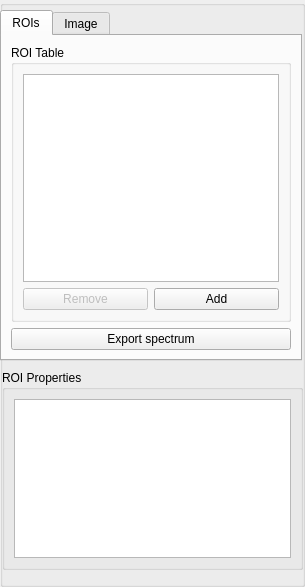
<?xml version="1.0" encoding="UTF-8"?>
<ui version="4.0">
 <class>RoiFormGroupBox</class>
 <widget class="QGroupBox" name="RoiFormGroupBox">
  <property name="geometry">
   <rect>
    <x>0</x>
    <y>0</y>
    <width>305</width>
    <height>587</height>
   </rect>
  </property>
  <property name="sizePolicy">
   <sizepolicy hsizetype="Preferred" vsizetype="MinimumExpanding">
    <horstretch>0</horstretch>
    <verstretch>0</verstretch>
   </sizepolicy>
  </property>
  <property name="windowTitle">
   <string notr="true">GroupBox</string>
  </property>
  <property name="toolTip">
   <string notr="true"/>
  </property>
  <property name="statusTip">
   <string notr="true"/>
  </property>
  <property name="whatsThis">
   <string notr="true"/>
  </property>
  <property name="title">
   <string notr="true"/>
  </property>
  <widget class="QTabWidget" name="ExportTabs">
   <property name="geometry">
    <rect>
     <x>0</x>
     <y>10</y>
     <width>302</width>
     <height>351</height>
    </rect>
   </property>
   <property name="currentIndex">
    <number>0</number>
   </property>
   <widget class="QWidget" name="ROITab">
    <attribute name="title">
     <string>ROIs</string>
    </attribute>
    <layout class="QVBoxLayout" name="verticalLayout_4">
     <item>
      <widget class="QGroupBox" name="roiTableGroupBox">
       <property name="title">
        <string>ROI Table</string>
       </property>
       <property name="flat">
        <bool>false</bool>
       </property>
       <property name="checkable">
        <bool>false</bool>
       </property>
       <layout class="QVBoxLayout" name="verticalLayout_5">
        <item>
         <widget class="RemovableRowTableView" name="ROITableView">
          <attribute name="horizontalHeaderHighlightSections">
           <bool>true</bool>
          </attribute>
          <attribute name="verticalHeaderVisible">
           <bool>false</bool>
          </attribute>
         </widget>
        </item>
        <item>
         <layout class="QGridLayout" name="ROIAddRemoveGridLayout">
          <item row="0" column="1">
           <widget class="QPushButton" name="AddROIButton">
            <property name="toolTip">
             <string>&lt;html&gt;&lt;head/&gt;&lt;body&gt;&lt;p&gt;Adds a new row to the table.&lt;/p&gt;&lt;p&gt;Slice index defaults to the current preview slice index.&lt;/p&gt;&lt;/body&gt;&lt;/html&gt;</string>
            </property>
            <property name="text">
             <string>Add</string>
            </property>
           </widget>
          </item>
          <item row="0" column="0">
           <widget class="QPushButton" name="RemoveROIButton">
            <property name="enabled">
             <bool>false</bool>
            </property>
            <property name="toolTip">
             <string>&lt;html&gt;&lt;head/&gt;&lt;body&gt;&lt;p&gt;Removes the selected row from the table.&lt;/p&gt;&lt;/body&gt;&lt;/html&gt;</string>
            </property>
            <property name="text">
             <string>Remove</string>
            </property>
           </widget>
          </item>
         </layout>
        </item>
       </layout>
      </widget>
     </item>
     <item>
      <widget class="QPushButton" name="ExportButton">
       <property name="sizePolicy">
        <sizepolicy hsizetype="Minimum" vsizetype="Fixed">
         <horstretch>0</horstretch>
         <verstretch>0</verstretch>
        </sizepolicy>
       </property>
       <property name="minimumSize">
        <size>
         <width>0</width>
         <height>0</height>
        </size>
       </property>
       <property name="text">
        <string>Export spectrum</string>
       </property>
      </widget>
     </item>
    </layout>
   </widget>
   <widget class="QWidget" name="ImageTab">
    <attribute name="title">
     <string>Image</string>
    </attribute>
    <layout class="QVBoxLayout" name="verticalLayout_6">
     <item>
      <widget class="QLabel" name="OutputModeLabel">
       <property name="text">
        <string>Output Mode</string>
       </property>
      </widget>
     </item>
     <item>
      <widget class="QComboBox" name="ImageOutputModeComboBox">
       <item>
        <property name="text">
         <string>Single Spectrum</string>
        </property>
       </item>
       <item>
        <property name="text">
         <string>2D Binned</string>
        </property>
       </item>
      </widget>
     </item>
     <item>
      <widget class="QLabel" name="ErrorModeLabel">
       <property name="text">
        <string>Error Mode</string>
       </property>
      </widget>
     </item>
     <item>
      <widget class="QComboBox" name="TransmissionErrorModeComboBox">
       <item>
        <property name="text">
         <string>Standard Deviation</string>
        </property>
       </item>
       <item>
        <property name="text">
         <string>Propagated</string>
        </property>
       </item>
      </widget>
     </item>
     <item>
      <widget class="QLabel" name="BinSizeLabel">
       <property name="text">
        <string>Bin Size</string>
       </property>
      </widget>
     </item>
     <item>
      <widget class="QSpinBox" name="BinSizeSpinBox">
       <property name="minimum">
        <number>1</number>
       </property>
       <property name="maximum">
        <number>1000</number>
       </property>
       <property name="value">
        <number>10</number>
       </property>
      </widget>
     </item>
     <item>
      <widget class="QLabel" name="BinStepLabel">
       <property name="text">
        <string>Bin Step</string>
       </property>
      </widget>
     </item>
     <item>
      <widget class="QSpinBox" name="BinStepSpinBox">
       <property name="minimum">
        <number>1</number>
       </property>
       <property name="maximum">
        <number>1000</number>
       </property>
      </widget>
     </item>
     <item>
      <spacer name="BinSteptoExportRitsVerticalSpacer">
       <property name="orientation">
        <enum>Qt::Vertical</enum>
       </property>
       <property name="sizeHint" stdset="0">
        <size>
         <width>20</width>
         <height>40</height>
        </size>
       </property>
      </spacer>
     </item>
     <item>
      <widget class="QPushButton" name="ExportRITSButton">
       <property name="text">
        <string>Export to RITS</string>
       </property>
      </widget>
     </item>
    </layout>
   </widget>
  </widget>
  <widget class="QGroupBox" name="roiPropertiesGroupBox">
   <property name="geometry">
    <rect>
     <x>2</x>
     <y>370</y>
     <width>301</width>
     <height>200</height>
    </rect>
   </property>
   <property name="sizePolicy">
    <sizepolicy hsizetype="Expanding" vsizetype="Expanding">
     <horstretch>0</horstretch>
     <verstretch>0</verstretch>
    </sizepolicy>
   </property>
   <property name="maximumSize">
    <size>
     <width>16777215</width>
     <height>200</height>
    </size>
   </property>
   <property name="title">
    <string>ROI Properties</string>
   </property>
   <layout class="QVBoxLayout" name="verticalLayout_7">
    <item>
     <widget class="QTableWidget" name="roiPropertiesTableWidget">
      <property name="sizePolicy">
       <sizepolicy hsizetype="Expanding" vsizetype="Expanding">
        <horstretch>0</horstretch>
        <verstretch>0</verstretch>
       </sizepolicy>
      </property>
      <property name="maximumSize">
       <size>
        <width>16777215</width>
        <height>200</height>
       </size>
      </property>
      <property name="sizeAdjustPolicy">
       <enum>QAbstractScrollArea::AdjustToContentsOnFirstShow</enum>
      </property>
     </widget>
    </item>
   </layout>
  </widget>
 </widget>
 <customwidgets>
  <customwidget>
   <class>RemovableRowTableView</class>
   <extends>QTableView</extends>
   <header>mantidimaging.gui.widgets</header>
  </customwidget>
 </customwidgets>
 <resources/>
 <connections/>
</ui>
